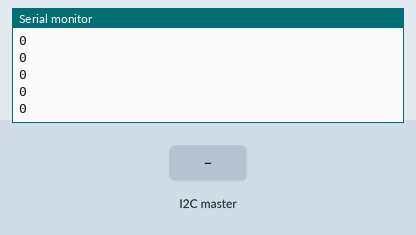
A sketch run on a simulated Arduino Uno, built with avr-gcc and run on an emulated ATmega328P. Parts: the last lines printed to the serial monitor. The test bench sets the inputs (shaded band).

Above: at 1.2 s.
1.3 s: the I2C master sends the byte 1
At 2.1 s:
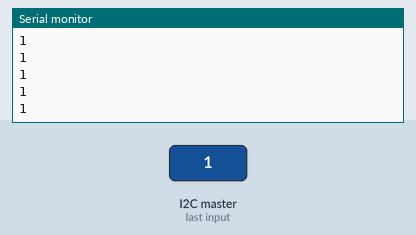
2.8 s: the I2C master sends the byte 2
At 3.3 s:
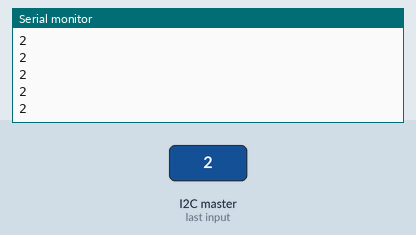
Timing chart, 0 to 5.8 s (numbered marks = the images above; inputs shaded):
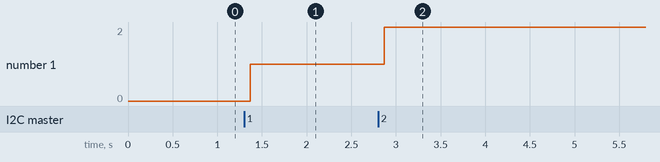

Measured:
- after the input at 1.3 s, the serial monitor: prints a new line after 0.07 s (image 1)
- after the input at 2.8 s, the serial monitor: prints a new line after 0.07 s (image 2)
- plotted number 1: 0 → 1 after the input at 1.3 s, 1 → 2 after the input at 2.8 s

The sketch:

slave.ino
```cpp
#include <Wire.h>

int x = 0;
void setup()
{
  Serial.begin(9600);
  Wire.begin(10);
  Wire.onReceive(rx);
}
void rx(int size)
{
  x = Wire.read();    // read one character from the I2C
}
void loop()
{
  Serial.println(x);
}
```
